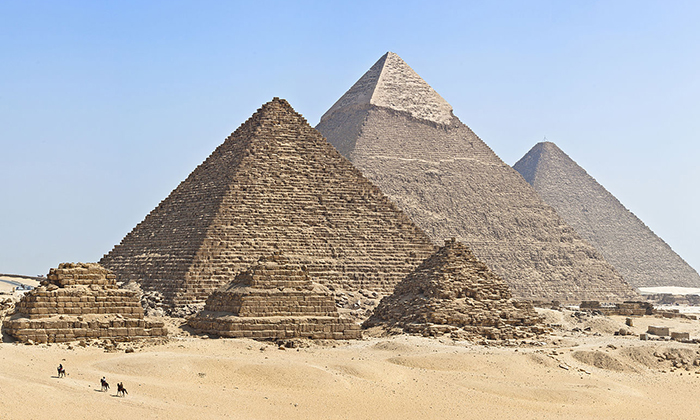
#> input picture SIFT/kimtuthap1.jpg, 700 x 420 px
$ jupyter execute SIFT.ipynb
#> lines starting #> are read from the running program, lines starting #| are printed output that depends on the picture
[cell 1]
import cv2
import matplotlib.pyplot as plt

# Read images

[cell 2]
source1 = cv2.imread('kimtuthap1.jpg')
#> source1 is the input picture: shape (420, 700, 3); mean B, G, R 173.8, 175.6, 177.7
source2 = cv2.imread('kimtuthap2.jpg')
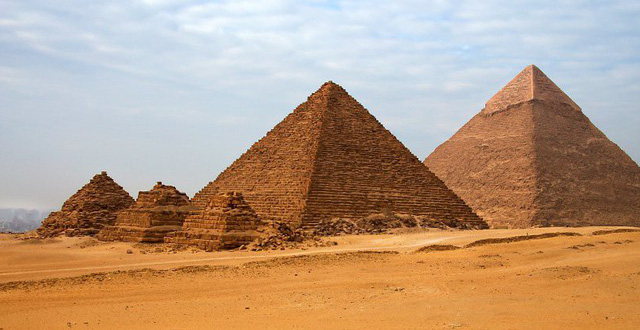
#> input picture SIFT/kimtuthap2.jpg, 640 x 330 px
#> source2 is the input picture: shape (330, 640, 3); mean B, G, R 131, 155.8, 184.8

source1_gray = cv2.cvtColor(source1, cv2.COLOR_BGR2GRAY)
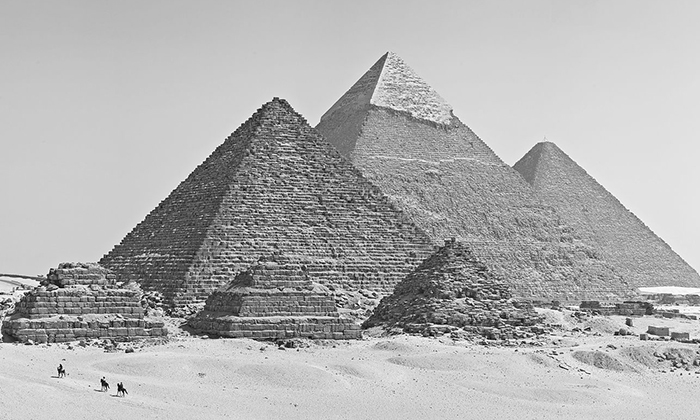
#> source1_gray: shape (420, 700); min 0, max 255, mean 176.1
plt.imshow(source1_gray, cmap="gray")

[cell 3]
source2_gray = cv2.cvtColor(source2, cv2.COLOR_BGR2GRAY)
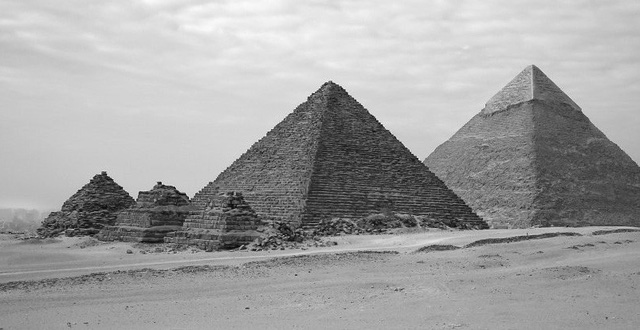
#> source2_gray: shape (330, 640); min 6, max 254, mean 161.7
plt.imshow(source2_gray, cmap="gray")

# SIFT

[cell 4]
sift = cv2.xfeatures2d.SIFT_create()
source2_sift, des = sift.detectAndCompute(source2_gray, None)
#> source2_sift = 585 keypoints; strongest (x, y, size): (160, 183, 2), (336, 244, 2.2), (140, 193, 2.1), (254, 250, 1.9)

source2_show = cv2.drawKeypoints(source2_gray, source2_sift, None, color=(0, 255, 0),                    flags=cv2.DRAW_MATCHES_FLAGS_DRAW_RICH_KEYPOINTS)
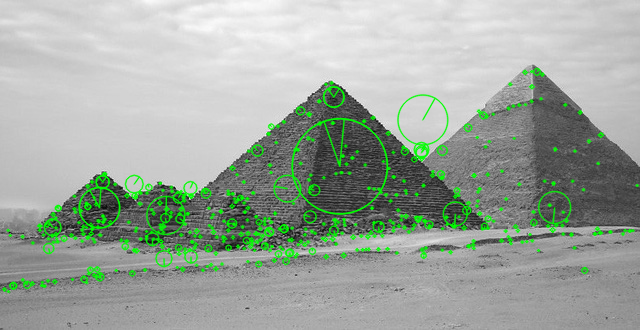
#> source2_show: shape (330, 640, 3); mean of channels 0, 1, 2 157.7, 167.6, 157.7; drawn as B, G, R
plt.imshow(source2_show[:,:,::-1])

[cell 5]
source1_sift, des = sift.detectAndCompute(source1_gray, None)
#> source1_sift = 1194 keypoints; strongest (x, y, size): (120, 388, 4.5), (104, 384, 4.4), (126, 351, 2.2), (69, 348, 2.1)

source1_show = cv2.drawKeypoints(source1_gray, source1_sift, None, color=(0, 255, 0), flags=cv2.DRAW_MATCHES_FLAGS_DRAW_RICH_KEYPOINTS)
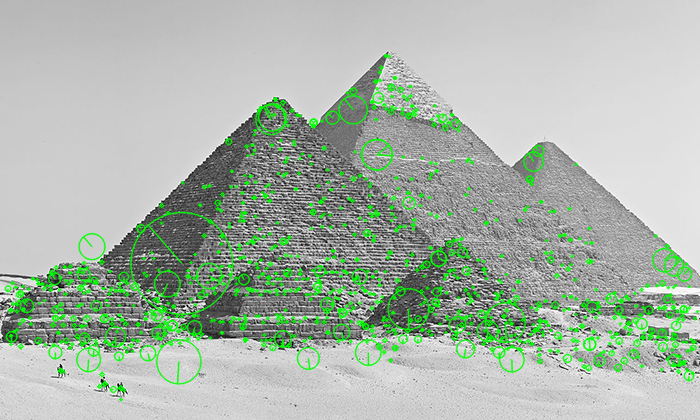
#> source1_show: shape (420, 700, 3); mean of channels 0, 1, 2 168.8, 182.1, 168.8; drawn as B, G, R
plt.imshow(source1_show[:,:,::-1])

[cell 6]
sift = cv2.xfeatures2d.SIFT_create()

keypoints_1, descriptors_1 = sift.detectAndCompute(source1_gray,None)
#> keypoints_1 has the same summary as source1_sift
keypoints_2, descriptors_2 = sift.detectAndCompute(source2_gray,None)
#> keypoints_2 has the same summary as source2_sift

len(keypoints_1), len(keypoints_2)
#> Out = (1194, 585)

# Feature matching

[cell 7]
bf = cv2.BFMatcher(cv2.NORM_L1, crossCheck=True)

matches = bf.match(descriptors_1,descriptors_2)
#> matches = 182 matches
matches = sorted(matches, key = lambda x:x.distance)

output = cv2.drawMatches(source1_gray, keypoints_1, source2_gray, keypoints_2, matches[:50], source2_gray, flags=2)
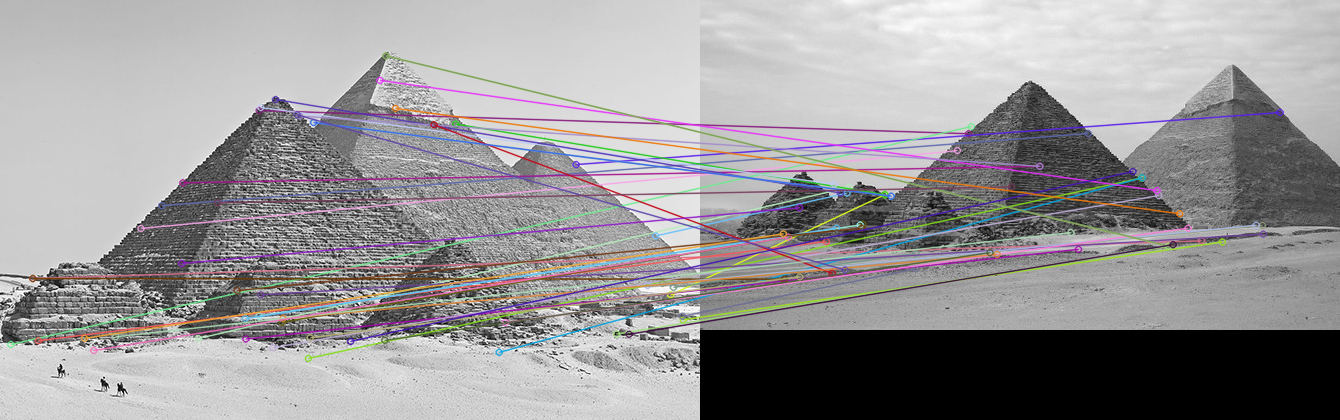
#> output: shape (420, 1340, 3); mean of channels 0, 1, 2 152.1, 150.5, 152.6; drawn as B, G, R
plt.imshow(output),plt.show()
